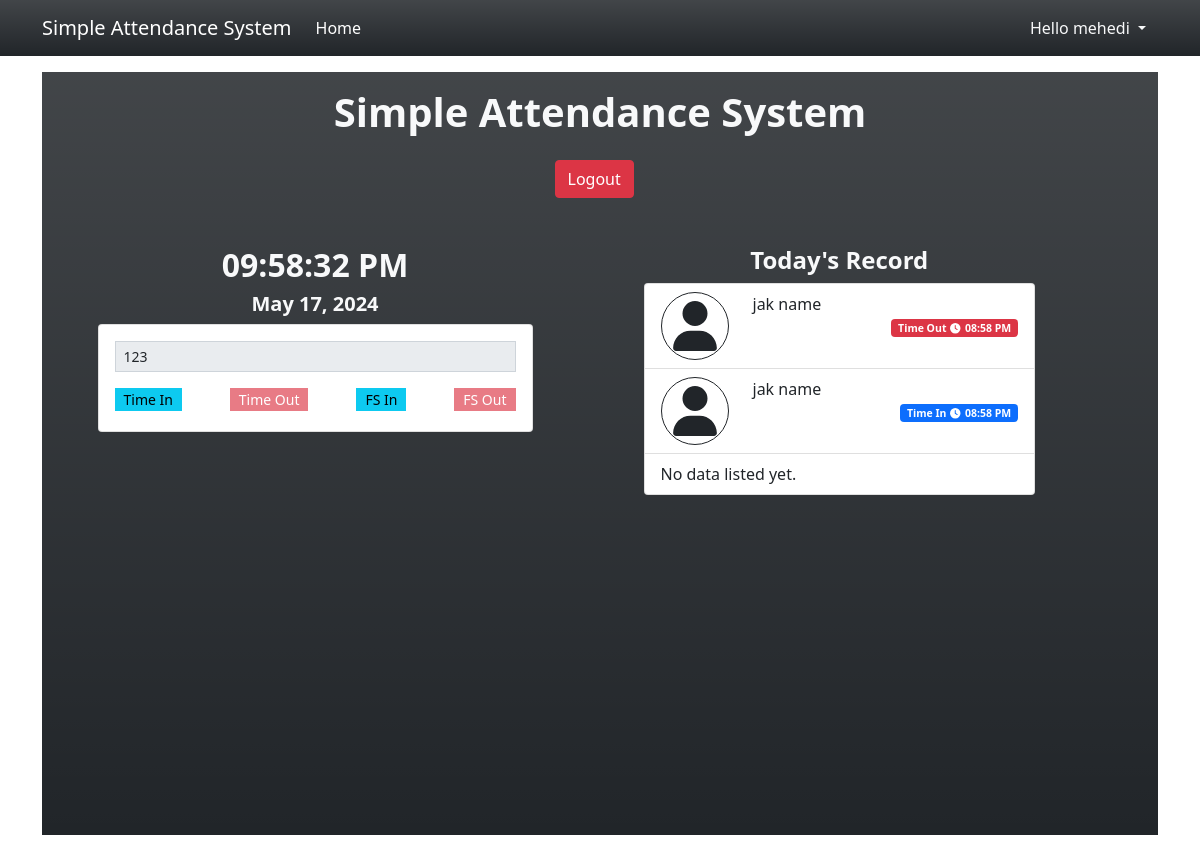
Page / (signed in) on the committed database.
### tables this page shows
CREATE TABLE employee_list (
            `employee_id` INTEGER NOT NULL PRIMARY KEY AUTOINCREMENT,
            `employee_code` TEXT NOT NULL,
            `firstname` TEXT NOT NULL,
            `middlename` TEXT NULL,
            `lastname` TEXT NOT NULL,
            `gender` TEXT NOT NULL,
            `department_id` INTEGER NULL,
            `designation_id` INTEGER NULL,
            `contact` TEXT NOT NULL,
            `email` TEXT NOT NULL,
            `status` INTEGER NOT NULL DEFAULT 1,
            `date_created` TIMESTAMP DEFAULT CURRENT_TIMESTAMP,
            `date_updated` TIMESTAMP NULL, password varchar(255) NULL,
            FOREIGN KEY(`department_id`) REFERENCES `department_list`(`department_id`) ON DELETE SET NULL,
            FOREIGN KEY(`designation_id`) REFERENCES `designation_list`(`designation_id`) ON DELETE SET NULL
        );

CREATE TABLE attendance_list (
            `attendance_id` INTEGER NOT NULL PRIMARY KEY AUTOINCREMENT,
            `employee_id` TEXT NOT NULL,
            `att_type_id` TEXT NOT NULL,
            `date_created` TIMESTAMP DEFAULT CURRENT_TIMESTAMP,
            `date_updated` TIMESTAMP NULL,
            FOREIGN KEY(`employee_id`) REFERENCES `employee_list`(`employee_id`) ON DELETE CASCADE,
            FOREIGN KEY(`att_type_id`) REFERENCES `att_type_list`(`att_type_id`) ON DELETE CASCADE
        );

CREATE TABLE att_type_list (
            `att_type_id` INTEGER NOT NULL PRIMARY KEY AUTOINCREMENT,
            `name` TEXT NOT NULL,
            `status` INTEGER NOT NULL DEFAULT 1,
            `date_created` TIMESTAMP DEFAULT CURRENT_TIMESTAMP
        );

### home.php (the view, shortened to what this page needs)
<?php if($_SESSION['type'] == 3): ?>
    <section class="bg-dark bg-gradient text-light">
        <div class="container py-3 d-flex flex-column">
            <div class="w-100 h-25 d-flex  align-items-center">
                <h2 class="text-center w-100 fs-1"><b>Simple Attendance System</b></h2>
            </div>
            <div class="col-md-1 col-sm-12 mx-auto mt-3">
                    <a class="btn btn-block btn-danger" href="Actions.php?a=logout">Logout</a>
            </div>
            <div class="w-100 row flex-grow-1 mt-5">
                <div class="col-md-6 d-flex flex-column align-items-center h-100">
                    <div class="w-100 h-25 d-flex align-items-center">
                        <div class="w-100">
                            <h2 class="text-center"><b><span id="time_display"><?php echo date("h:i A") ?></span></b></h2>
                            <h5 class="text-center"><b><span id="date_display"><?php echo date("M d,Y ") ?></span></b></h5>
                        </div>
                    </div>
                    <div class="w-100 h-75 d-flex align-items-center">
                        <div class="w-100">
                            <div class="card text-dark col-sm-10 offset-sm-1 align-middle h-auto">
                                <div class="card-body">
                                    <div class="form-group">
                                        <?php
                                            $user = $conn->query("SELECT * FROM employee_list where employee_id = $_SESSION[user_id]");
                                            while($data = $user->fetchArray()){?>
                                            <input type="text" autofocus class="form-control form-control-sm rounded-0" disabled value="<?php echo $data['employee_code']?>" id="employee_code">
                                        <?php }?>
                                    </div>
                                    <div class="form-group d-flex justify-content-between mt-3 mb-1">
                                        <?php
                                            $today = date("Y-m-d");
                                            $check_data = $conn->query("SELECT employee_id, att_type_id, date_created FROM attendance_list WHERE employee_id = '$_SESSION[user_id]' AND date(date_created) = '$today'")->fetchArray();
                                            if($check_data){
                                                    if($check_data['att_type_id'] == 1 || $check_data['att_type_id'] == 2){
                                                    echo "<button class='att_btn btn btn-sm btn-info rounded-0 py-0' type='button' data-id='1'>Time In</button>";
                                                    echo "<button class='att_btn btn btn-sm btn-danger rounded-0 py-0' type='button' data-id='2'>Time Out</button>";
                                                    echo "<button class='att_btn btn btn-sm btn-info rounded-0 py-0' type='button' data-id='3' disabled>FS In</button>";
                                                    echo "<button class='att_btn btn btn-sm btn-danger rounded-0 py-0' type='button' data-id='4' disabled>FS Out</button>";
                                                }elseif($check_data['att_type_id'] == 3 || $check_data['att_type_id'] == 4){
                                                    echo "<button class='att_btn btn btn-sm btn-info rounded-0 py-0' type='button' data-id='1' disabled>Time In</button>";
                                                    echo "<button class='att_btn btn btn-sm btn-danger rounded-0 py-0' type='button' data-id='2' disabled>Time Out</button>";
                                                    echo "<button class='att_btn btn btn-sm btn-info rounded-0 py-0' type='button' data-id='3'>FS In</button>";
                                                    echo "<button class='att_btn btn btn-sm btn-danger rounded-0 py-0' type='button' data-id='4'>FS Out</button>";
                                                }
                                            }else{?>
                                                <button class="att_btn btn btn-sm btn-info rounded-0 py-0" type="button" data-id="1">Time In</button>
                                                <button class="att_btn btn btn-sm btn-danger rounded-0 py-0" type="button" data-id="2" disabled>Time Out</button>
                                                <button class="att_btn btn btn-sm btn-info rounded-0 py-0" type="button" data-id="3">FS In</button>
                                                <button class="att_btn btn btn-sm btn-danger rounded-0 py-0" type="button" data-id="4" disabled>FS Out</button>
                                            <?php }
                                        ?>
                                    </div>
                                </div>
                            </div>
                        </div>
                    </div>
                </div>
                <div class="col-md-6 h-100 d-flex align-items-center">
                    <div class="w-100">
                        <div class="col-sm-9 offset-sm-1">
                            <h4 class="text-light text-center"><b>Today's Record</b></h4>
                            <div class="overflow-auto" style="height:67vh">
                                <ul class="list-group">
                                    <?php
                                    $today = date("Y-m-d");
                                    $att_qry = $conn->query("SELECT a.*,t.name as tname,(e.firstname || ' ' || e.lastname || ' ' || e.middlename) as `fullname` FROM `attendance_list` a inner join employee_list e on a.employee_id = e.employee_id inner join att_type_list t on a.att_type_id = t.att_type_id where date(a.date_created) = '".$today."' ORDER BY strftime('%s', a.date_created) desc");
                                    while($row = $att_qry->fetchArray()):
                                        $bg = "primary";
                                        if(in_array($row['att_type_id'],array(2,4)))
                                        $bg = "danger";
                                    ?>
                                    <li class="list-group-item att-item" data-id="<?php echo $row['attendance_id'] ?>">
                                    <div class="row row-cols-2">
                                        <div class="col-auto d-flex align-items-center"><span class="fa border border-dark p-2 fa-user rounded-circle" style="width:50px !important;height:50px !important" ></span></div>
                                        <div class="col-auto flex-grow-1 d-flex flex-column">
                                            <div class="w-100">
                                                <?php echo $row['fullname'] ?>
                                            </div>
                                            <div class='w-100 d-flex justify-content-end'>
                                                <small><span class="badge bg-<?php echo $bg ?>"><?php echo $row['tname'] ?><i class="fa fa-clock mx-1"></i><?php echo date("h:i A",strtotime($row['date_created'])) ?></span></small>
                                            </div>
                                        </div>
                                    </div>
                                    </li>
                                    <?php endwhile; ?>
                                    <?php if(!$att_qry->fetchArray()): ?>
                                    <li class="list-group-item" id="noData">No data listed yet.</li>
                                    <?php endif; ?>
                                </ul>
                            </div>
                        </div>
                    </div>
                </div>
            </div>
        </div>
    </section>
<?php endif; ?>

### index.php (style rules this page uses)
html,body { height:100%; width:100%; }

### rows in the picture
employee_list: employee_code "123"
attendance_list: fullname "jak name", att_type.name "Time Out", date_created "08:58 PM"
attendance_list: fullname "jak name", att_type.name "Time In", date_created "08:58 PM"

### other values in the picture
$_SESSION['fullname'] "mehedi"
